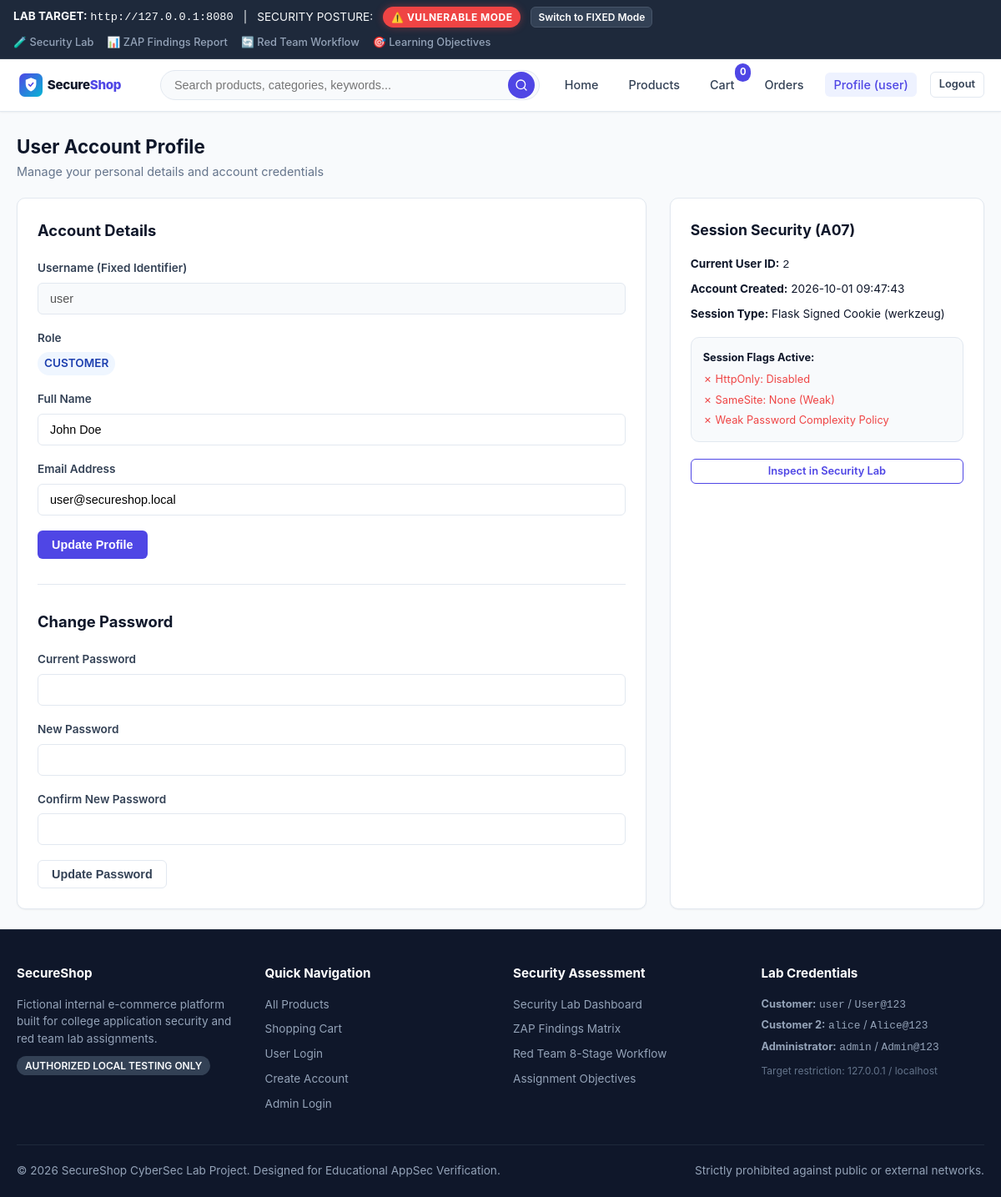
Screenshot of /profile (signed in) with the database file from the repository.
### tables this page shows
CREATE TABLE users (
        id INTEGER PRIMARY KEY AUTOINCREMENT,
        name TEXT NOT NULL,
        username TEXT UNIQUE NOT NULL,
        email TEXT UNIQUE NOT NULL,
        password TEXT NOT NULL,
        role TEXT NOT NULL DEFAULT 'customer',
        created_at TIMESTAMP DEFAULT CURRENT_TIMESTAMP
    );

### app.py (the view, shortened to what this page needs)
@app.route("/profile", methods=["GET", "POST"])
@login_required
def profile():
    user_id = session["user_id"]
    conn = get_db()
    cursor = conn.cursor()
    user = cursor.execute("SELECT * FROM users WHERE id = ?;", (user_id,)).fetchone()
    conn.close()
    return render_template("profile.html", user=user)

### app.py (called while the page is built, shortened)
def is_public_deploy():
    return bool(
        os.environ.get("RENDER")
        or os.environ.get("RENDER_SERVICE_ID")
        or os.environ.get("ENVIRONMENT") == "production"
        or os.environ.get("PUBLIC_DEPLOYMENT") == "true"
    )

def get_security_mode():
    if is_public_deploy():
        return "fixed"
    if os.path.exists(CONFIG_STATE_PATH):
        try:
            with open(CONFIG_STATE_PATH, "r", encoding="utf-8") as f:
                state = json.load(f)
                return state.get("security_mode", "vulnerable")
        except Exception:
            pass
    return os.environ.get("SECURITY_MODE", "vulnerable").lower()

def get_db():
    conn = sqlite3.connect(DB_PATH)
    conn.row_factory = sqlite3.Row
    conn.execute("PRAGMA foreign_keys = ON;")
    return conn

@app.before_request
def configure_session_security():
    mode = get_security_mode()
    if mode == "vulnerable":
        app.config["SESSION_COOKIE_HTTPONLY"] = False
        app.config["SESSION_COOKIE_SAMESITE"] = None
        app.config["SESSION_COOKIE_SECURE"] = False
    else:
        app.config["SESSION_COOKIE_HTTPONLY"] = True
        app.config["SESSION_COOKIE_SAMESITE"] = "Lax"
        app.config["SESSION_COOKIE_SECURE"] = False  # Local HTTP lab testing

@app.after_request
def apply_security_headers(response):
    mode = get_security_mode()
    if mode == "vulnerable":
        response.headers["Server"] = "SecureShop-Dev/1.0 (Python/Flask-Debug)"
    return response

@app.context_processor
def inject_global_template_vars():
    mode = get_security_mode()
    cart_count = 0
    if session.get("user_id"):
        try:
            conn = get_db()
            row = conn.execute("""
                SELECT SUM(ci.quantity) as count
                FROM cart c
                JOIN cart_items ci ON c.id = ci.cart_id
                WHERE c.user_id = ?
            """, (session["user_id"],)).fetchone()
            if row and row["count"]:
                cart_count = row["count"]
            conn.close()
        except Exception:
            pass
    return {
        "security_mode": mode,
        "is_public_deploy": is_public_deploy(),
        "cart_count": cart_count,
        "current_user": session.get("username"),
        "is_admin": session.get("role") == "admin"
    }

### templates/profile.html (shortened to what this page needs)
{% extends "base.html" %}
{% block content %}
<div class="section-header">
  <div>
    <h1 class="section-title">User Account Profile</h1>
    <p style="font-size: 0.9rem; color: var(--muted);">Manage your personal details and account credentials</p>
  </div>
</div>
<div class="cart-layout">
  <div class="cart-card">
    <h3 style="font-size: 1.15rem; font-weight: 700; margin-bottom: 20px;">Account Details</h3>
    <form action="{{ url_for('profile') }}" method="POST">
      <div class="form-group">
        <label class="form-label" for="username">Username (Fixed Identifier)</label>
        <input type="text" id="username" class="form-control" value="{{ user['username'] }}" disabled style="background: var(--light);">
      </div>
      <div class="form-group">
        <label class="form-label" for="role">Role</label>
        <span class="badge {% if user['role'] == 'admin' %}badge-warning{% else %}badge-info{% endif %}" style="font-size: 0.85rem;">
          {{ user['role']|upper }}
        </span>
      </div>
      <div class="form-group">
        <label class="form-label" for="name">Full Name</label>
        <input type="text" id="name" name="name" class="form-control" value="{{ user['name'] }}" required>
      </div>
      <div class="form-group">
        <label class="form-label" for="email">Email Address</label>
        <input type="email" id="email" name="email" class="form-control" value="{{ user['email'] }}" required>
      </div>
      <button type="submit" class="btn btn-primary">Update Profile</button>
    </form>
    <hr style="margin: 30px 0; border: none; border-top: 1px solid var(--border);">
    <h3 style="font-size: 1.15rem; font-weight: 700; margin-bottom: 20px;">Change Password</h3>
    <form action="{{ url_for('profile') }}" method="POST">
      <div class="form-group">
        <label class="form-label" for="current_password">Current Password</label>
        <input type="password" id="current_password" name="current_password" class="form-control" required>
      </div>
      <div class="form-group">
        <label class="form-label" for="new_password">New Password</label>
        <input type="password" id="new_password" name="new_password" class="form-control" required>
      </div>
      <div class="form-group">
        <label class="form-label" for="confirm_password">Confirm New Password</label>
        <input type="password" id="confirm_password" name="confirm_password" class="form-control" required>
      </div>
      <button type="submit" class="btn btn-secondary">Update Password</button>
    </form>
  </div>
  <div class="summary-card">
    <h3 style="font-size: 1.1rem; font-weight: 700; margin-bottom: 16px;">Session Security (A07)</h3>
    <div style="font-size: 0.85rem; line-height: 1.6; margin-bottom: 16px;">
      <p style="margin-bottom: 8px;"><strong>Current User ID:</strong> <code>{{ user['id'] }}</code></p>
      <p style="margin-bottom: 8px;"><strong>Account Created:</strong> {{ user['created_at'][:19] }}</p>
      <p style="margin-bottom: 8px;"><strong>Session Type:</strong> Flask Signed Cookie (werkzeug)</p>
    </div>
    <div style="background: var(--light); border: 1px solid var(--border); border-radius: var(--radius); padding: 14px; font-size: 0.8rem;">
      <div style="font-weight: 700; margin-bottom: 6px; color: var(--dark);">Session Flags Active:</div>
      {% if security_mode == 'vulnerable' %}
        <div style="color: var(--danger); margin-bottom: 4px;">✗ HttpOnly: Disabled</div>
        <div style="color: var(--danger); margin-bottom: 4px;">✗ SameSite: None (Weak)</div>
        <div style="color: var(--danger);">✗ Weak Password Complexity Policy</div>
      {% else %}
        <div style="color: var(--success); margin-bottom: 4px;">✓ HttpOnly: Enabled</div>
        <div style="color: var(--success); margin-bottom: 4px;">✓ SameSite: Lax</div>
        <div style="color: var(--success);">✓ Strict Password Complexity Policy</div>
      {% endif %}
    </div>
    <div style="margin-top: 20px;">
      <a href="{{ url_for('security_lab') }}" class="btn btn-outline-primary btn-sm btn-block">Inspect in Security Lab</a>
    </div>
  </div>
</div>
{% endblock %}

### templates/base.html (shortened to what this page needs)
<!DOCTYPE html>
<html lang="en">
<head>
  <link rel="stylesheet" href="{{ url_for('static', filename='css/style.css') }}">
</head>
<body>
  <div class="security-banner">
    <div class="security-banner-info">
      {% if is_public_deploy %}
        <span><strong>HOSTING:</strong> <code>Render Public Cloud</code></span>
        <span>|</span>
        <span>SECURITY POSTURE:</span>
        <span class="mode-badge fixed" title="Permanently enforced for public deployment safety">🛡️ FIXED MODE (LOCKED)</span>
        <span style="font-size: 0.75rem; color: #CBD5E1; background: #334155; padding: 2px 8px; border-radius: 4px;">
          🔒 Vulnerabilities locked for public safety
        </span>
      {% else %}
        <span><strong>LAB TARGET:</strong> <code>http://127.0.0.1:8080</code></span>
        <span>|</span>
        <span>SECURITY POSTURE:</span>
        {% if security_mode == 'vulnerable' %}
          <span class="mode-badge vulnerable" title="Controlled weaknesses enabled for testing">⚠️ VULNERABLE MODE</span>
        {% else %}
          <span class="mode-badge fixed" title="All remediations applied">🛡️ FIXED MODE</span>
        {% endif %}
        <a href="{{ url_for('toggle_security_mode') }}" class="btn btn-sm btn-secondary" style="padding: 2px 8px; font-size: 0.75rem; background: #334155; color: white; border: 1px solid #475569;">
          Switch to {{ 'FIXED' if security_mode == 'vulnerable' else 'VULNERABLE' }} Mode
        </a>
      {% endif %}
    </div>
    <div class="banner-links">
      <a href="{{ url_for('security_lab') }}">🧪 Security Lab</a>
      <a href="{{ url_for('security_report') }}">📊 ZAP Findings Report</a>
      <a href="{{ url_for('workflow') }}">🔄 Red Team Workflow</a>
      <a href="{{ url_for('learning_objectives') }}">🎯 Learning Objectives</a>
    </div>
  </div>
  <nav class="navbar">
    <div class="nav-container">
      <a href="{{ url_for('index') }}" class="brand-link">
        <img src="{{ url_for('static', filename='images/logo.svg') }}" alt="SecureShop Logo">
      </a>
      <div class="search-bar">
        <form action="{{ url_for('products') }}" method="GET">
          <input type="text" name="q" class="search-input" placeholder="Search products, categories, keywords..." value="{{ request.args.get('q', '') }}">
          <button type="submit" class="search-btn" title="Search">
            <svg width="16" height="16" viewBox="0 0 24 24" fill="none" stroke="currentColor" stroke-width="2" stroke-linecap="round" stroke-linejoin="round">
              <circle cx="11" cy="11" r="8"></circle>
              <line x1="21" y1="21" x2="16.65" y2="16.65"></line>
            </svg>
          </button>
        </form>
      </div>
      <ul class="nav-menu">
        <li><a href="{{ url_for('index') }}" class="nav-link {% if request.endpoint == 'index' %}active{% endif %}">Home</a></li>
        <li><a href="{{ url_for('products') }}" class="nav-link {% if request.endpoint == 'products' %}active{% endif %}">Products</a></li>
        <li>
          <a href="{{ url_for('cart_view') }}" class="nav-link cart-icon-wrap {% if request.endpoint == 'cart_view' %}active{% endif %}">
            <span>Cart</span>
            <span class="cart-badge">{{ session.get('cart_count', 0) }}</span>
          </a>
        </li>
        {% if session.get('user_id') %}
          <li><a href="{{ url_for('orders') }}" class="nav-link {% if request.endpoint in ['orders', 'order_details'] %}active{% endif %}">Orders</a></li>
          <li><a href="{{ url_for('profile') }}" class="nav-link {% if request.endpoint == 'profile' %}active{% endif %}">Profile ({{ session.get('username') }})</a></li>
          <li><a href="{{ url_for('logout') }}" class="btn btn-sm btn-secondary">Logout</a></li>
        {% endif %}
      </ul>
    </div>
  </nav>
  <main class="main-content">
    {% block content %}{% endblock %}
  </main>
  <footer class="footer">
    <div class="footer-container">
      <div class="footer-col">
        <h4>SecureShop</h4>
        <p style="font-size: 0.85rem; line-height: 1.5; margin-bottom: 12px;">
          Fictional internal e-commerce platform built for college application security and red team lab assignments.
        </p>
        <span class="lab-disclaimer-pill">AUTHORIZED LOCAL TESTING ONLY</span>
      </div>
      <div class="footer-col">
        <h4>Quick Navigation</h4>
        <ul>
          <li><a href="{{ url_for('products') }}">All Products</a></li>
          <li><a href="{{ url_for('cart_view') }}">Shopping Cart</a></li>
          <li><a href="{{ url_for('login') }}">User Login</a></li>
          <li><a href="{{ url_for('register') }}">Create Account</a></li>
          <li><a href="{{ url_for('admin_login') }}">Admin Login</a></li>
        </ul>
      </div>
      <div class="footer-col">
        <h4>Security Assessment</h4>
        <ul>
          <li><a href="{{ url_for('security_lab') }}">Security Lab Dashboard</a></li>
          <li><a href="{{ url_for('security_report') }}">ZAP Findings Matrix</a></li>
          <li><a href="{{ url_for('workflow') }}">Red Team 8-Stage Workflow</a></li>
          <li><a href="{{ url_for('learning_objectives') }}">Assignment Objectives</a></li>
        </ul>
      </div>
      <div class="footer-col">
        <h4>Lab Credentials</h4>
        <p style="font-size: 0.8rem; margin-bottom: 4px;"><strong>Customer:</strong> <code>user</code> / <code>User@123</code></p>
        <p style="font-size: 0.8rem; margin-bottom: 4px;"><strong>Customer 2:</strong> <code>alice</code> / <code>Alice@123</code></p>
        <p style="font-size: 0.8rem; margin-bottom: 8px;"><strong>Administrator:</strong> <code>admin</code> / <code>Admin@123</code></p>
        <p style="font-size: 0.75rem; color: #64748B;">Target restriction: 127.0.0.1 / localhost</p>
      </div>
    </div>
    <div class="footer-bottom">
      <div>&copy; 2026 SecureShop CyberSec Lab Project. Designed for Educational AppSec Verification.</div>
      <div>Strictly prohibited against public or external networks.</div>
    </div>
  </footer>
</body>
</html>

### rows the page displays
users: get "user", username "user", role "CUSTOMER", name "John Doe", email "user@secureshop.local", id "2", created_at "2026-10-01 09:47:43"

### other values shown
{{ 'FIXED' if security_mode == 'vulnerable' else 'VULNERABLE' }} "FIXED"
{{ session.get('cart_count', 0) }} "0"
